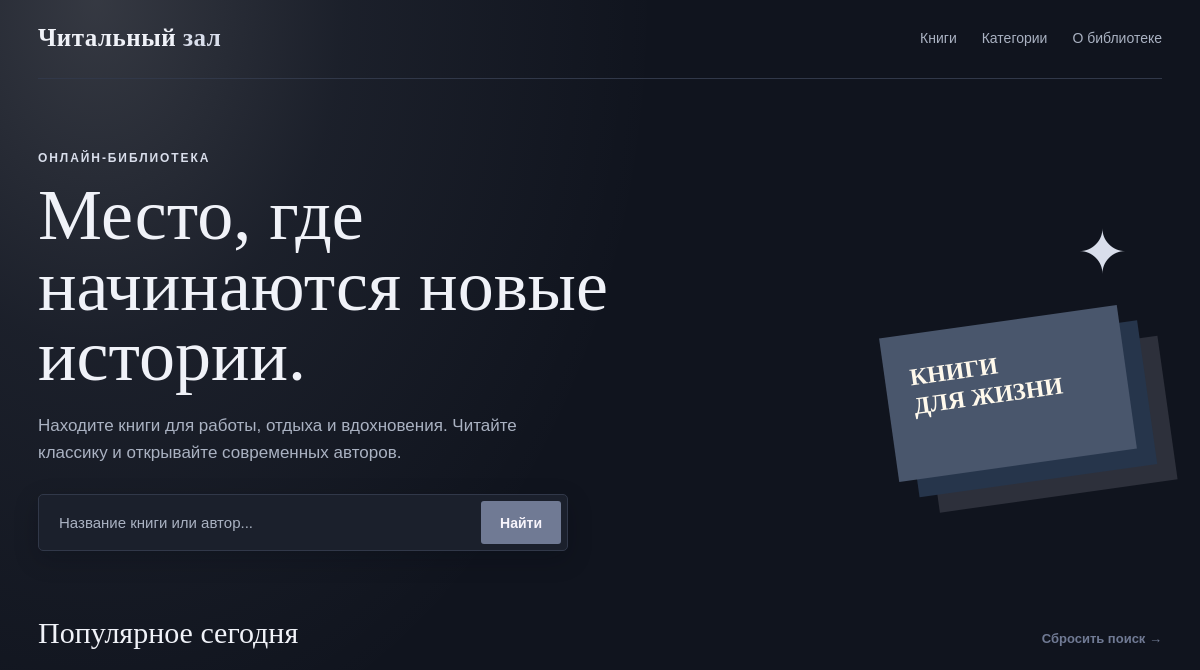
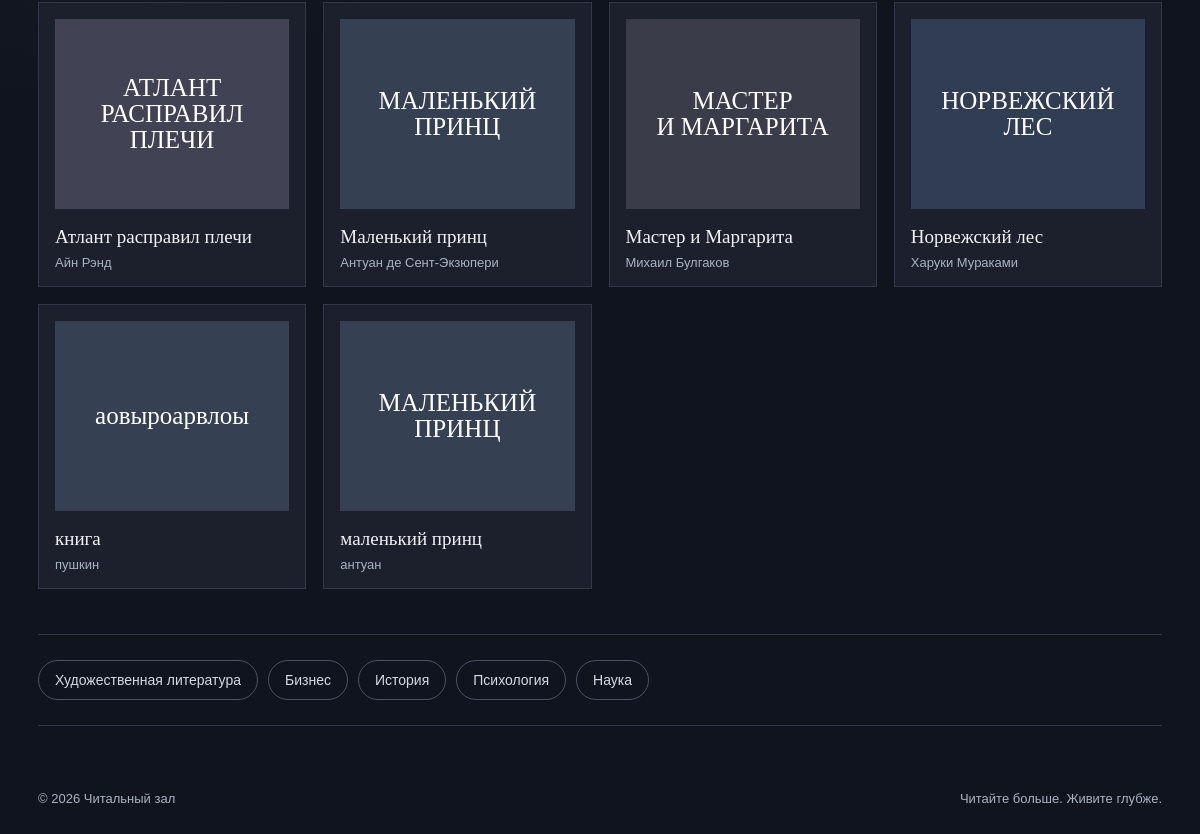
Before: / with the older database file (2 pictures, top to bottom).
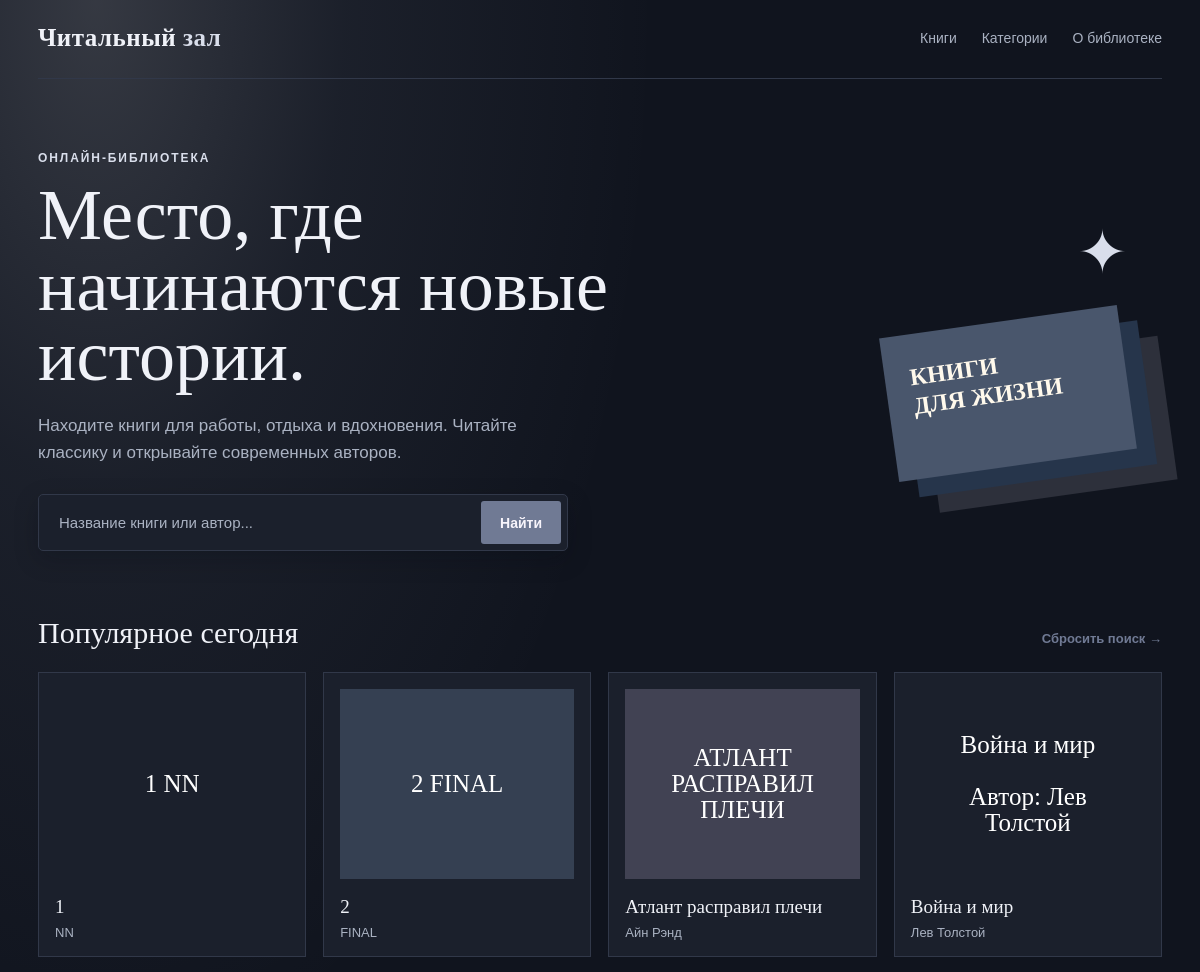
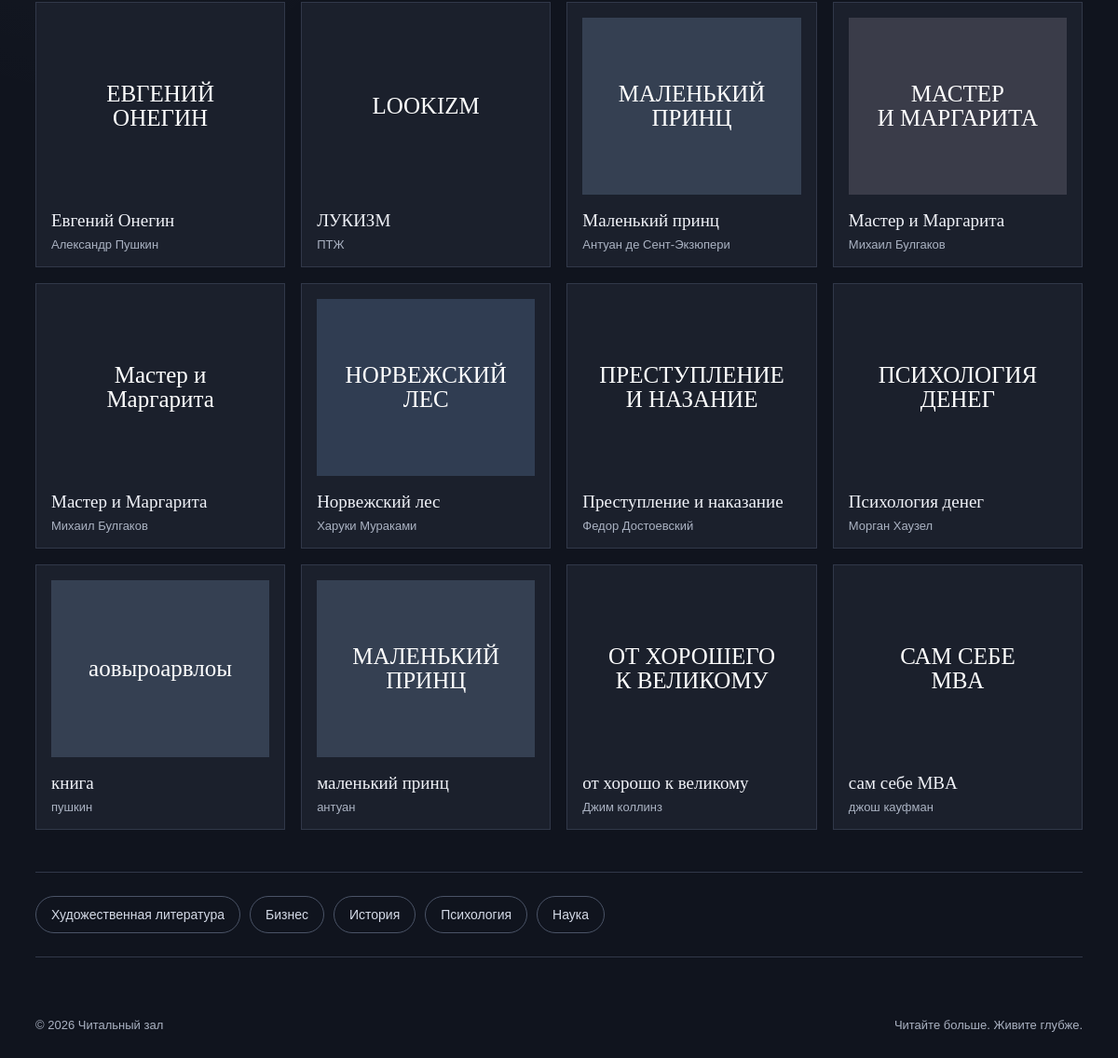
After: the same page with the newer database file (2 pictures, top to bottom).
### library/models.py (models this page shows, shortened)
class Book(models.Model):
    title = models.CharField(max_length=200, verbose_name='Название')
    author = models.CharField(max_length=200, verbose_name='Автор')
    cover_class = models.CharField(max_length=20, default='one', verbose_name='Цвет обложки')
    cover_text = models.TextField(default='', verbose_name='Текст на обложке')
    created_at = models.DateTimeField(auto_now_add=True)
    class Meta:
        ordering = ['title']
        verbose_name = 'Книга'
        verbose_name_plural = 'Книги'

### site_project/views.py (the view)
# urls.py: 2. Add a URL to urlpatterns:  path('', views.home, name='home')
def home(request):
    query = request.GET.get('q', '').strip()
    books = Book.objects.all()
    if query:
        books = books.filter(title__icontains=query) | books.filter(author__icontains=query)
    return render(request, 'sitea.html', {'books': books, 'query': query})

### templates/sitea.html (shortened to what this page needs)
<!doctype html>
<html lang="ru">
<head>
</head>
<body>
	<div class="page">
		<header>
			<a class="logo" href="#">Читальный<span> зал</span></a>
			<nav><a href="#books">Книги</a><a href="#categories">Категории</a><a href="#about">О библиотеке</a></nav>
		</header>
		<main>
			<section class="hero">
				<div>
					<div class="eyebrow">Онлайн-библиотека</div>
					<h1>Место, где начинаются новые истории.</h1>
					<p class="intro">Находите книги для работы, отдыха и вдохновения. Читайте классику и открывайте современных авторов.</p>
					<form class="search" action="#books" method="get">
						<input type="search" name="q" value="{{ query }}" placeholder="Название книги или автор..." aria-label="Поиск книги">
						<button type="submit">Найти</button>
					</form>
				</div>
				<div class="hero-art" aria-hidden="true"><div class="book-stack"></div></div>
			</section>
			<section id="books">
                <div class="section-head"><h2>{% if query %}Результаты поиска{% else %}Популярное сегодня{% endif %}</h2><a class="see-all" href="{% url 'home' %}">Сбросить поиск →</a></div>
				<div class="books">
					{% for book in books %}
					<article class="book">
						<div class="cover {{ book.cover_class }}">{{ book.cover_text|linebreaksbr }}</div>
						<h3>{{ book.title }}</h3>
						<div class="author">{{ book.author }}</div>
					</article>
					{% empty %}
					<p>По запросу «{{ query }}» книги не найдены.</p>
					{% endfor %}
				</div>
			</section>
			<section id="categories" class="categories">
				<a class="category" href="{% url 'hudoj_literatura' %}">Художественная литература</a>
				<a class="category" href="{% url 'business_books' %}">Бизнес</a>
				<a class="category" href="{% url 'history_books' %}">История</a>
				<a class="category" href="{% url 'psychology_books' %}">Психология</a>
				<a class="category" href="{% url 'science_books' %}">Наука</a>
			</section>
		</main>
		<footer id="about"><span>© 2026 Читальный зал</span><span>Читайте больше. Живите глубже.</span></footer>
	</div>
</body>
</html>

### templates/sitea.html (style rules this page uses)
:root { --ink: #f0f2f8; --muted: #aab2c2; --paper: #10141e; --white: #1b202c; --green: #707a94; --green-dark: #5b647e; --coral: #d9deeb; --line: #313849; }
* { box-sizing: border-box; }
body { margin: 0; color: var(--ink); background: radial-gradient(ellipse at 8% 0%, rgba(248, 249, 255, .16) 0, rgba(210, 219, 240, .06) 16%, transparent 36%), var(--paper); font-family: Georgia, "Times New Roman", serif; }
a { color: inherit; text-decoration: none; }
.page { max-width: 1180px; margin: 0 auto; padding: 24px 28px 60px; }
header { display: flex; align-items: center; justify-content: space-between; gap: 24px; padding-bottom: 26px; border-bottom: 1px solid var(--line); }
.logo { font-size: 25px; font-weight: bold; letter-spacing: .02em; }
.logo span { color: var(--coral); }
nav { display: flex; gap: 25px; color: var(--muted); font: 14px Arial, sans-serif; }
.hero { display: grid; grid-template-columns: 1.2fr .8fr; gap: 50px; align-items: center; padding: 72px 0 65px; }
.eyebrow { color: var(--coral); font: bold 12px Arial, sans-serif; letter-spacing: .16em; text-transform: uppercase; }
h1 { max-width: 650px; margin: 15px 0 20px; font-size: clamp(42px, 6vw, 76px); line-height: .98; font-weight: normal; }
.intro { max-width: 510px; margin: 0 0 28px; color: var(--muted); font: 17px/1.6 Arial, sans-serif; }
.search { display: flex; max-width: 530px; padding: 6px; background: var(--white); border: 1px solid var(--line); border-radius: 5px; box-shadow: 0 8px 25px rgba(5, 7, 18, .22); }
.search input { min-width: 0; flex: 1; padding: 13px 14px; border: 0; outline: 0; color: var(--ink); background: transparent; font-size: 15px; }
.search input::placeholder { color: var(--muted); }
.search button, .button { padding: 13px 19px; border: 0; border-radius: 3px; color: #f7f4fb; background: var(--green); font: bold 14px Arial, sans-serif; cursor: pointer; }
.hero-art { position: relative; min-height: 300px; }
.book-stack { position: absolute; right: 8%; bottom: 35px; width: 240px; height: 145px; transform: rotate(-8deg); background: #49566c; box-shadow: 18px 18px 0 #26354b, 36px 36px 0 #2d303b; }
.book-stack::before { content: "КНИГИ\A ДЛЯ ЖИЗНИ"; white-space: pre; position: absolute; left: 25px; top: 29px; color: #fff9ec; font: bold 24px/1.2 Georgia, serif; }
.hero-art::after { content: "✦"; position: absolute; top: 16px; right: 8%; color: var(--coral); font-size: 60px; }
.section-head { display: flex; justify-content: space-between; align-items: baseline; margin-bottom: 22px; }
h2 { margin: 0; font-size: 30px; font-weight: normal; }
.see-all { color: var(--green); font: bold 13px Arial, sans-serif; }
.books { display: grid; grid-template-columns: repeat(4, 1fr); gap: 17px; }
.book { padding: 16px; background: var(--white); border: 1px solid var(--line); transition: transform .2s ease, box-shadow .2s ease; }
.cover { display: grid; place-items: center; min-height: 190px; margin-bottom: 17px; padding: 18px; text-align: center; color: white; font-size: 25px; line-height: 1.05; }
.cover.one { background: #354052; }
.cover.two { background: #3a3c49; }
.cover.three { background: #303d52; }
.cover.four { background: #414253; }
.book h3 { margin: 0 0 7px; font-size: 19px; font-weight: normal; }
.author { color: var(--muted); font: 13px Arial, sans-serif; }
.categories { display: flex; flex-wrap: wrap; gap: 10px; margin: 45px 0; padding: 25px 0; border-top: 1px solid var(--line); border-bottom: 1px solid var(--line); }
.category { position: relative; overflow: hidden; padding: 11px 16px; border: 1px solid #4a5366; border-radius: 30px; color: #d4dae7; font: 14px Arial, sans-serif; transition: transform .28s ease, color .28s ease, background-color .28s ease, border-color .28s ease, box-shadow .28s ease; }
.category::after { content: ""; position: absolute; top: -60%; bottom: -60%; left: -45%; width: 35%; transform: translateX(-180%) skewX(-22deg); background: linear-gradient(90deg, transparent, rgba(255, 255, 255, .24), transparent); transition: transform .65s ease; pointer-events: none; }
footer { display: flex; justify-content: space-between; gap: 20px; padding-top: 20px; color: var(--muted); font: 13px Arial, sans-serif; }

Changed rows visible on the page:
added Book: cover_text "1 NN", title "1", author "NN"
added Book: cover_text "2 FINAL", title "2", author "FINAL", cover_class "one" (drawn)
added Book: cover_text "Война и мир Автор: Лев Толстой", title "Война и мир", author "Лев Толстой"
added Book: cover_text "ЕВГЕНИЙ ОНЕГИН", title "Евгений Онегин", author "Александр Пушкин"
added Book: cover_text "LOOKIZM", title "ЛУКИЗМ", author "ПТЖ"
added Book: cover_text "Мастер и Маргарита", title "Мастер и Маргарита", author "Михаил Булгаков"
added Book: cover_text "ПРЕСТУПЛЕНИЕ И НАЗАНИЕ", title "Преступление и наказание", author "Федор Достоевский"
added Book: cover_text "ПСИХОЛОГИЯ ДЕНЕГ", title "Психология денег", author "Морган Хаузел"
added Book: cover_text "ОТ ХОРОШЕГО К ВЕЛИКОМУ", title "от хорошо к великому", author "Джим коллинз"
added Book: cover_text "САМ СЕБЕ MBA", title "сам себе MBA", author "джош кауфман"
